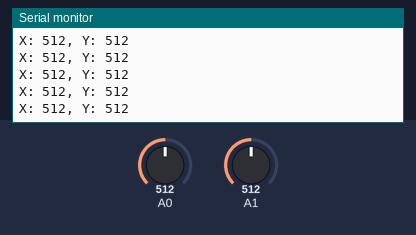
The sketch below on a simulated Arduino Uno, built with avr-gcc and run on an emulated ATmega328P. Shown: the last lines printed to the serial monitor. The test bench sets the inputs (shaded band); at power-on: A0 = 512, A1 = 512.

Above: at 1.2 s.
1.3 s: A0 set to 107
At 1.9 s:
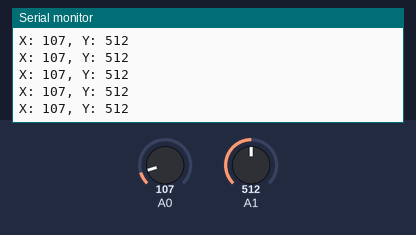
4.3 s: A0 set to 92
At 5.0 s:
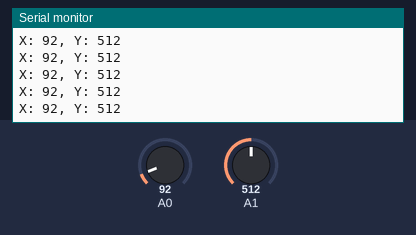
7.3 s: A1 set to 106
At 8.2 s:
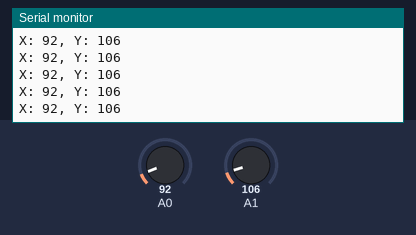
8.8 s: A1 set to 95
At 9.7 s:
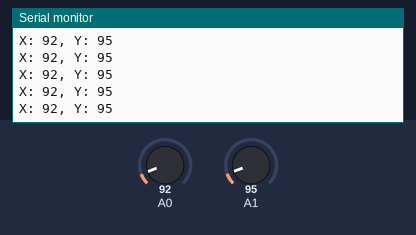
16.3 s: A0 set to 11
At 17.1 s:
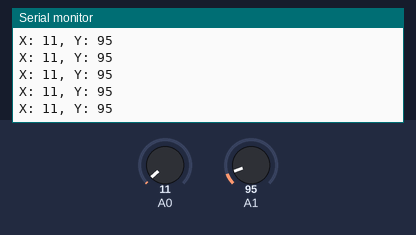
17.8 s: A0 set to 8
At 18.7 s:
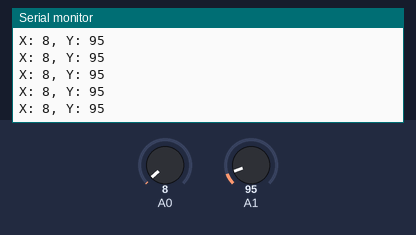
Timing chart, 0 to 20.3 s (numbered marks = the images above; inputs shaded):
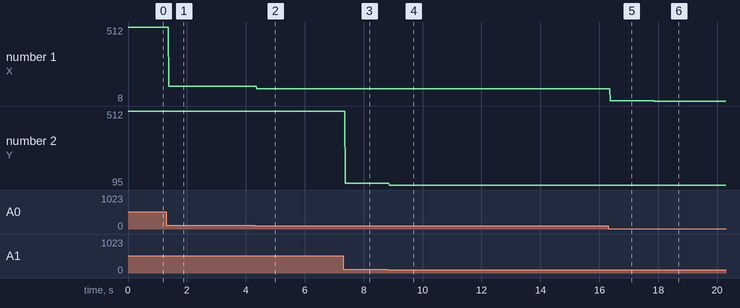

The sketch:

joystick-testing.ino
```cpp
#include "Joystick.h"

char buffer[50];
Joystick joystick(A0,A1,8);

void setup() {
  Serial.begin(9600);
}

void loop() {
  uint16_t xAxis = joystick.getX();
  uint16_t yAxis = joystick.getY();
  sprintf(buffer,"X: %d, Y: %d",xAxis,yAxis);
  Serial.println(buffer);
}
```

Joystick.cpp
```cpp
#include "Arduino.h"
#include "Joystick.h"

/* - This is a library for using a two axis, one switch joystick, and was developed by S.Casey on Tuesday, November 12th, 2019 for the
      AUBIE Cart senior design project. */

// Constuctor
Joystick::Joystick(uint8_t xAxisPin, uint8_t yAxisPin, uint8_t switchPin){
  _xAxisPin = xAxisPin;
  _yAxisPin = yAxisPin;
  _switchPin = switchPin;
  _xAxis; // unsigned 16-bit integer
  _yAxis; // unsigned 16-bit integer
  _switch; // boolean
}

// Unused Method
void Joystick::read(){
  _xAxis = analogRead(_xAxisPin);
  _yAxis = analogRead(_yAxisPin);
  _switch;
}

// Method to read the switch of a joystick.
bool Joystick::getSwitch(){
  // not yet developed!
}

// Method to read the x axis of a joystick.
uint16_t Joystick::getX(){
  _xAxis = analogRead(_xAxisPin);
  return _xAxis;
}

// Method to read the y axis of a joystick.
uint16_t Joystick::getY(){
  _yAxis = analogRead(_yAxisPin);
  return _yAxis;
}
```

Joystick.h
```cpp
#ifndef Joystick_h
#define Joystick_h

#include "Arduino.h"

/* - This is a library for using a two axis, one switch joystick, and was developed by S.Casey on Tuesday, November 12th, 2019 for the
      AUBIE Cart senior design project. */

class Joystick{
  public:
    Joystick(uint8_t xAxisPin, uint8_t yAxisPin, uint8_t switchPin); // constuctor
    void read(); // unused!
    uint16_t getX(); // returns an unsigned 16-bit integer
    uint16_t getY(); // returns an unsigned 16-bit integer
    bool getSwitch(); // returns a boolean
  private:
    uint8_t _xAxisPin;
    uint8_t _yAxisPin;
    uint8_t _switchPin;
    uint16_t _xAxis;
    uint16_t _yAxis;
    bool _switch;
};

#endif
```

Measured:
- after the input at 1.3 s, the serial monitor: prints a new line after 0.08 s (image 1)
- after the input at 4.3 s, the serial monitor: prints a new line after 0.08 s (image 2)
- after the input at 7.3 s, the serial monitor: prints a new line after 0.07 s (image 3)
- after the input at 8.8 s, the serial monitor: prints a new line after 0.07 s (image 4)
- after the input at 16.3 s, the serial monitor: prints a new line after 0.07 s (image 5)
- after the input at 17.8 s, the serial monitor: prints a new line after 0.07 s (image 6)
- plotted number 1: 512 → 107 after the input at 1.3 s, 107 → 92 after the input at 4.3 s, 92 → 11 after the input at 16.3 s, 11 → 8 after the input at 17.8 s
- plotted number 2: 512 → 106 after the input at 7.3 s, 106 → 95 after the input at 8.8 s
